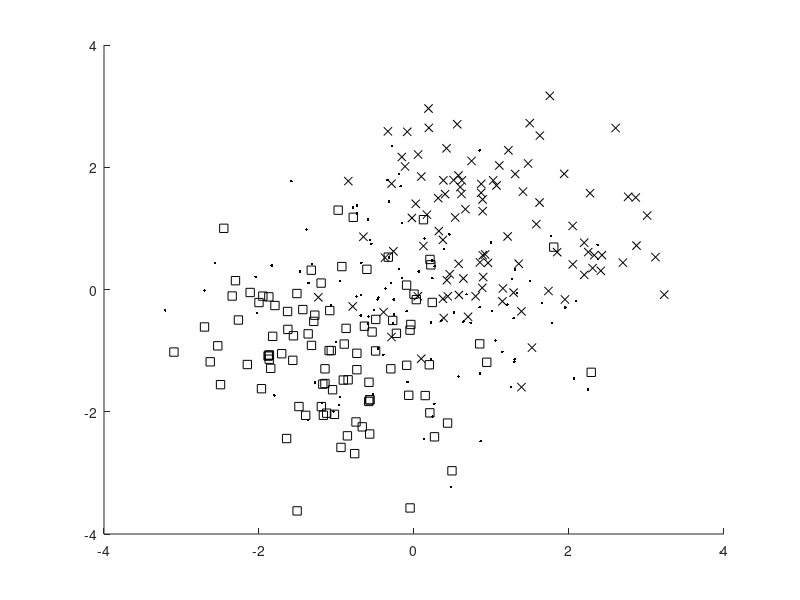
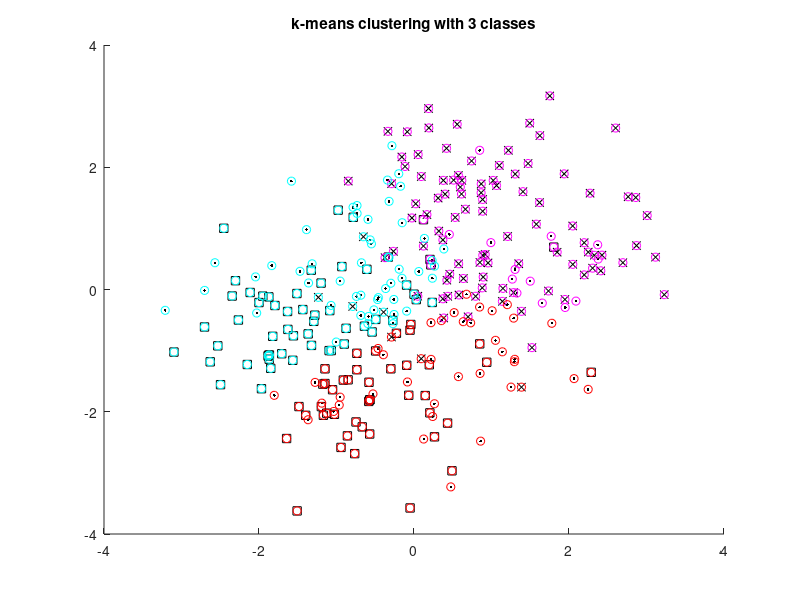
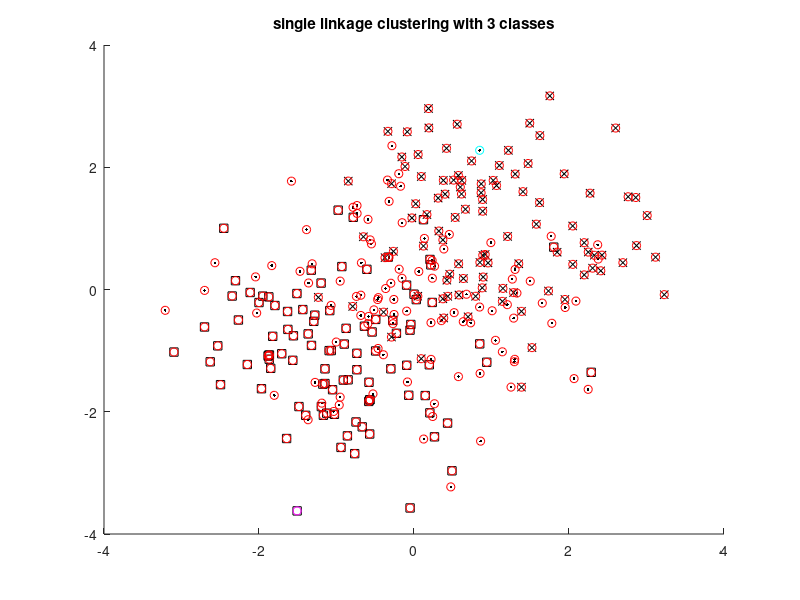

These figures' MATLAB source, in order: (Note: this script raises an error after producing the figures.)
%% Lab 7

%% Task 1 k-means clustering

%% (A) plot a dataset with three classes

close all, clear all, clc

C1 = randn(100,2);
C2 = randn(100, 2) - 1;
C3 = randn(100, 2) + 1;


lab1 = zeros(100, 1) + 1;
labD = [lab1; lab1+1; lab1+2];


C1 = [C1 lab1];
C2 = [C2 (lab1+1)];
C3 = [C3 (lab1+2)];


D = [C1; C2; C3];

figure, hold on;
plot (D(labD == 1,1),(D(labD == 1,2)), 'k.');
plot (D(labD == 2,1),(D(labD == 2,2)),  'ks');
plot (D(labD == 3,1),(D(labD == 3,2)), 'kx');

%% (b) use functions k-means and linkage to cluster data

%% k-means

close all, clc

Z = kmeans(D, 3);
%c = cluster(Z, 'maxclust', 2);

figure, hold on
title('k-means clustering with 3 classes');
plot (D(labD == 1,1),(D(labD == 1,2)), 'k.');
plot (D(labD == 2,1),(D(labD == 2,2)),  'ks');
plot (D(labD == 3,1),(D(labD == 3,2)), 'kx');

plot (D(Z == 1,1),(D(Z == 1,2)), 'mo');
plot (D(Z == 2,1),(D(Z == 2,2)),  'co');
plot (D(Z == 3,1),(D(Z == 3,2)), 'ro');

%% single linkage

SL = linkage(D);
c = cluster(SL, 'maxclust', 3);

figure, hold on
title('single linkage clustering with 3 classes');
plot (D(labD == 1,1),(D(labD == 1,2)), 'k.');
plot (D(labD == 2,1),(D(labD == 2,2)),  'ks');
plot (D(labD == 3,1),(D(labD == 3,2)), 'kx');

plot (D(c == 1,1),(D(c == 1,2)), 'mo');
plot (D(c == 2,1),(D(c == 2,2)),  'co');
plot (D(c == 3,1),(D(c == 3,2)), 'ro');

%% Task 2 Feature selection

%% (a) rank the digit data set from best to worst

close all, clear all, clc

load 'Example_MNIST_digits.mat'

figure, hold on;

for i = 1:10    
    m(1,:) = mean(b(labb == 1,:));
    
    x = b(labb == 1,:);
    
    for j = 1:size(x,1)
        D(j,:) = (x(j,:) - m(1,j));
    for k = 1:size(x,2)
     
        S(k) = sum(D(j,:)); % sum up columns rather than rows
    end
    
       % M = find(S==(max(S)));
    end
    %plot sum of all the criterion J's
    %plot(D(i,:), 'k.');
end

%mn = D(M,:);

figure;
hold on;

plot(S, 'k.');


imshow(uint8(reshape(mn), 28, 28))';





